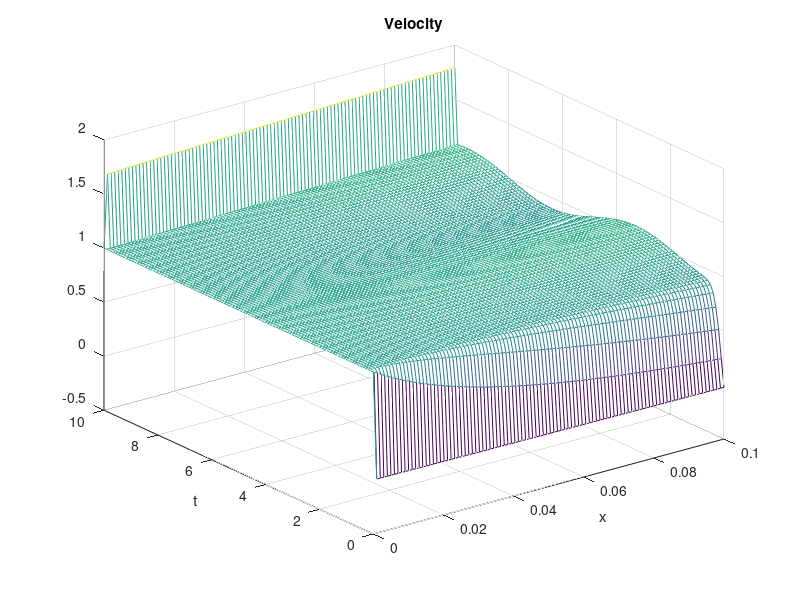
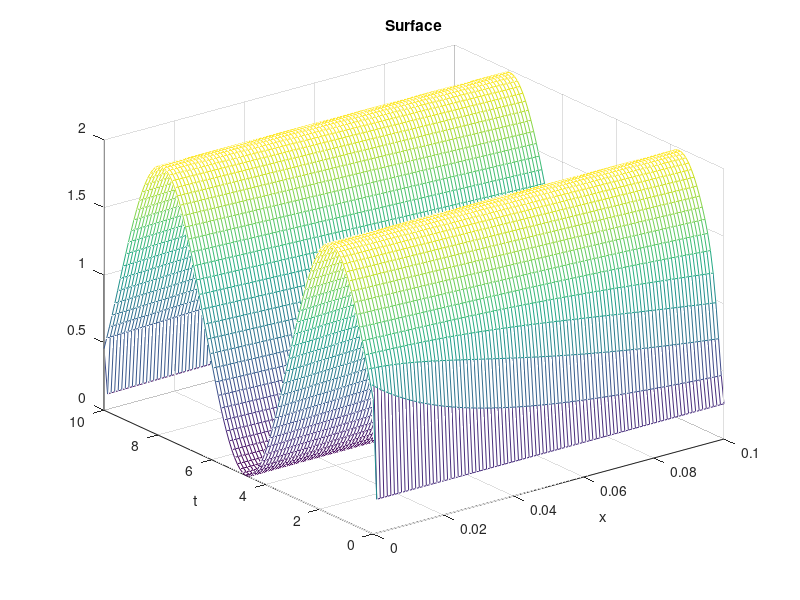

Here is the MATLAB script that generated these plots, in order:
% Solver based on characteristic curves
% Solves the system Vt + l1*Vx = 0
%                   Wt + l2*Wx = 0
close all
clear all

T_max = 0.1;
X_max = 10;
N_space = 100;
N_time = 100;
delt = T_max/N_time;
t = linspace(0,T_max,N_time);
u = zeros(N_space,N_time);
eta = zeros(N_space,N_time);

c1 = @(x,t) u(x,t) + sqrt(eta(x,t));
c2 = @(x,t) u(x,t) - sqrt(eta(x,t));
u0 = @(x) 1;
eta0 = @(x) sin(x)+1;

xq = linspace(0,X_max,N_space);

x_V = linspace(0,X_max,N_space);
x_W = linspace(0,X_max,N_space);

u(:,1) = u0(linspace(0,X_max,N_space));
eta(:,1) = eta0(linspace(0,X_max,N_space));

V_leftboundary = @(t) 1;
W_rightboundary = @(t) 1;

V = zeros(N_space,1);
W = zeros(N_space,1);

for k = 1:N_space
    V(k) = u0(x_V(k)) + 2*sqrt(eta0(x_V(k)));
    W(k) = u0(x_W(k)) - 2*sqrt(eta0(x_W(k)));
end

V(1) = V_leftboundary(0);
W(end) = W_rightboundary(0);


for i = 2:N_time

    lambda1 = u(1:N_space,i-1) + sqrt(eta(1:N_space,i-1));
    lambda2 = u(1:N_space,i-1) - sqrt(eta(1:N_space,i-1));
    
    x_V = x_V + lambda1'*delt;
    x_W = x_W + lambda2'*delt;
    
    % TO DO: Sort V according to x-values
    
    [x_V, x_Vindices] = sort(x_V);
    V_sorted = V(x_Vindices);
    
    [x_W, x_Windices] = sort(x_W);
    W_sorted = W(x_Windices);
    
    
    V = interp1(x_V,V_sorted,xq);
    W = interp1(x_W,W_sorted,xq);
    
    V(1) = V_leftboundary(t(i));
    W(end) = W_rightboundary(t(i));
    
    x_V = xq;
    x_W = xq;
    
    u(:,i) = (V+W)/2;
    eta(:,i) = (V-W).^2/16;
  
end

figure
mesh(t,xq,u)
title('Velocity')
xlabel('x')
ylabel('t')


figure
mesh(t,xq,eta)
title('Surface')
xlabel('x')
ylabel('t')